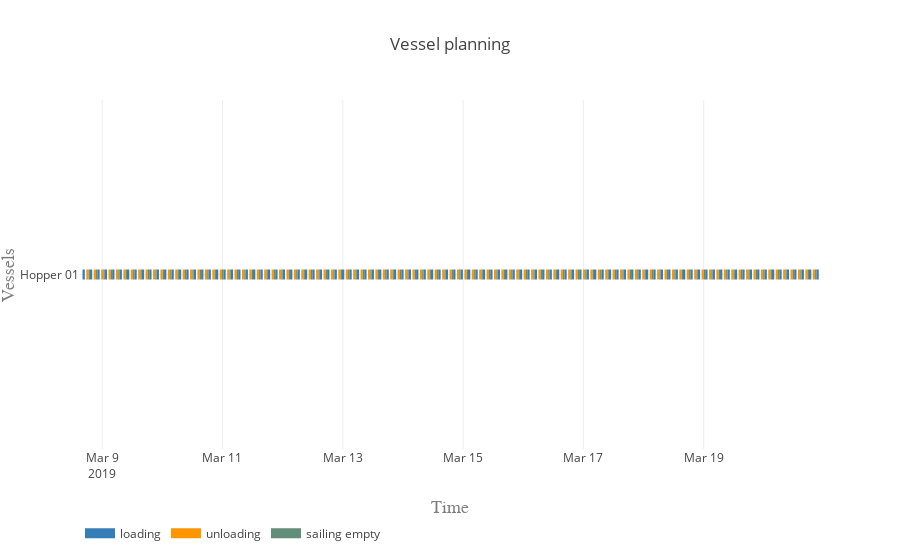

Notebook cell for this chart:
### Code cell
vessels = equipment

activities = ['loading', 'unloading', 'sailing full', 'sailing empty']
colors = {0:'rgb(55,126,184)', 1:'rgb(255,150,0)', 2:'rgb(98, 192, 122)', 3:'rgb(98, 141, 122)'}

plot.vessel_planning(vessels, activities, colors)

### Figure 1 — Plotly figure (JSON) as saved in the notebook; plotly's stock layout.template omitted (floating-point values rounded to 4 significant figures; data arrays with more than 128 entries replaced by an {"elided": "..."} marker saying what was removed)
{"data": [{"connectgaps": false, "hoverinfo": "y+name", "line": {"color": "rgb(55,126,184)", "width": 10}, "mode": "lines", "name": "loading", "type": "scatter", "uid": "de9e97c9-2e38-4b0b-8b97-e2e5064b76af", "x": {"elided": "500 str values"}, "y": {"elided": "500 str values"}}, {"connectgaps": false, "hoverinfo": "y+name", "line": {"color": "rgb(255,150,0)", "width": 10}, "mode": "lines", "name": "unloading", "type": "scatter", "uid": "fff2dc02-b8fa-4b69-8927-92dda4eb081e", "x": {"elided": "500 str values"}, "y": {"elided": "500 str values"}}, {"connectgaps": false, "hoverinfo": "y+name", "line": {"color": "rgb(98, 192, 122)", "width": 10}, "mode": "lines", "name": "sailing full", "type": "scatter", "uid": "d6c8ebe7-6c83-4462-b9f4-1191e03ba046", "x": [], "y": []}, {"connectgaps": false, "hoverinfo": "y+name", "line": {"color": "rgb(98, 141, 122)", "width": 10}, "mode": "lines", "name": "sailing empty", "type": "scatter", "uid": "9bd1f2d2-3f4e-457e-8d0c-1f4be4e203a5", "x": {"elided": "990 str values"}, "y": {"elided": "990 str values"}}], "layout": {"hovermode": "closest", "legend": {"orientation": "h", "x": 0, "y": -0.2}, "title": "Vessel planning", "xaxis": {"range": ["2019-03-08 15:09:03", "2019-03-20 22:23:25.511561"], "title": "Time", "titlefont": {"color": "#7f7f7f", "family": "Courier New, monospace", "size": 18}}, "yaxis": {"title": "Vessels", "titlefont": {"color": "#7f7f7f", "family": "Courier New, monospace", "size": 18}}}}
